Frame 1 (no input): blank canvas, image omitted
Frame 60 (no input): blank canvas, image omitted
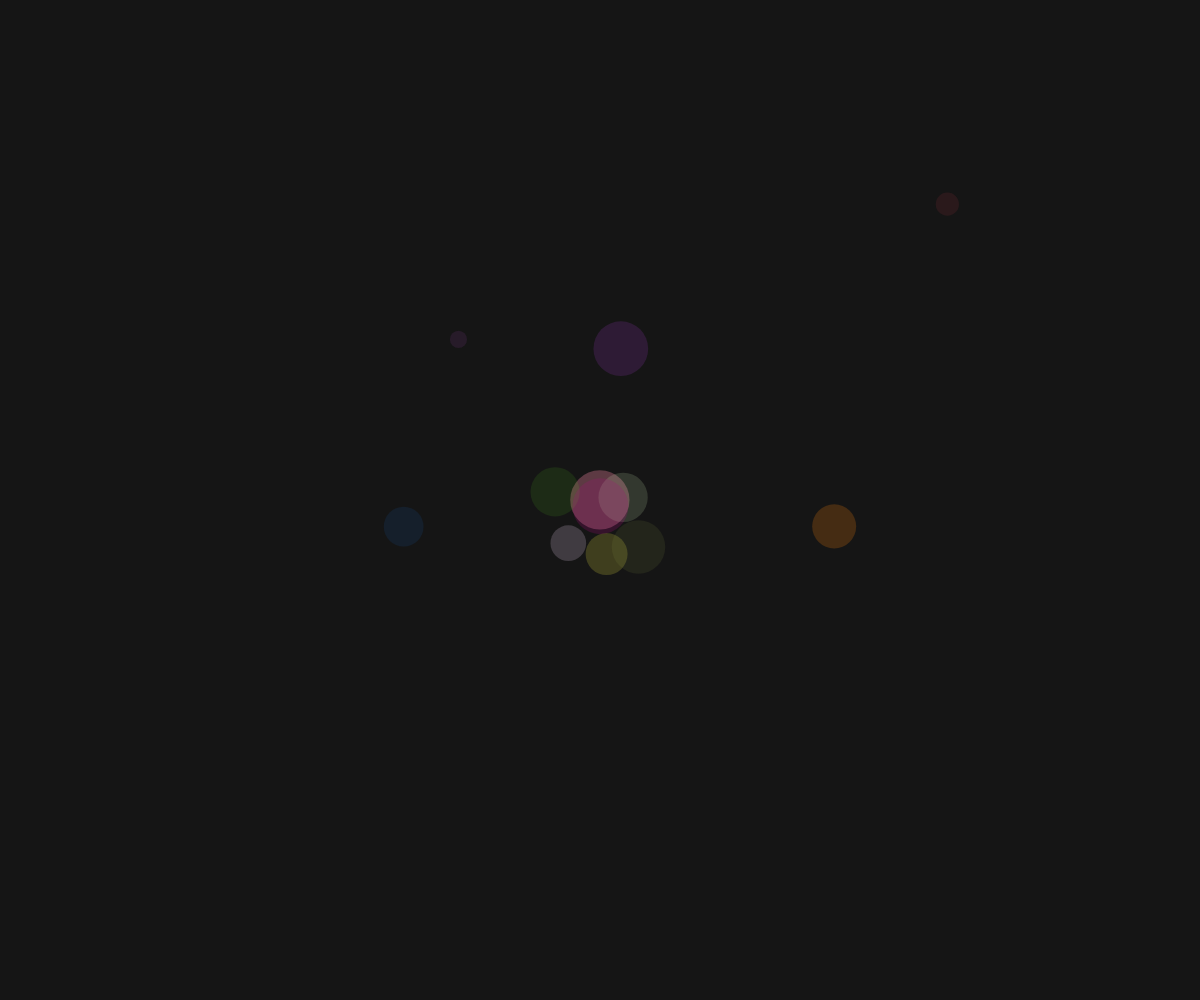
Frame 120 (the mouse pressed at the canvas centre since frame 60)

The p5.js sketch whose frames 1 and 60 were blank and that drew this single picture after the mouse press (run headless with seeded random() and noise() and a simulated clock; from frame 60 on, the mouse is pressed at the canvas centre):

// p5.js sketch
// ── sketch.js
let particles = [];
let gravity;
let emitting = true;

function setup() {
	createCanvas(windowWidth, windowHeight);
	gravity = random(-0.8, -0.2);
	noCursor();
}

function draw() {
	background(21);

	if (emitting && mouseX > 0 && mouseX < windowWidth && mouseY > 0 && mouseY < windowHeight && frameCount % 5 === 0) {
		particles.push(new Charge());
	}

	particles.reverse().forEach((charge, i) => {
		charge.update();
		charge.show();
		if (charge.particle.is_outside_canvas) {
			particles.splice(i, 1);
		}
	});
}

function mouseClicked() {
	if (emitting) {
		emitting = false;
		particles.forEach((charge, i) => {
			charge.to_explode = true;
			charge.explode();
		});
	} else {
		particles.length = 0;
		emitting = true;
	}
}

function Charge() {
	this.particle = new Particle(mouseX, mouseY, 60);
	this.to_explode = false;
	this.charges = [];

	this.update = function(x, y) {
		if (!this.to_explode) {
			this.particle.applyForce(gravity);
			this.particle.update(x, y);
		}
		this.charges.reverse().forEach((charge, i) => {
			charge.applyForce(gravity);
			charge.update();
			if (charge.is_outside_canvas) {
				this.charges.splice(i, 1);
			}
		});
	}

	this.show = function() {
		if (!this.to_explode) {
			this.particle.show();
		}
		this.charges.reverse().forEach((charge, i) => {
			charge.show();
		});
	}

	this.explode = function() {
		for (let i = 0; i < 50; i++) {
			let p = new Particle(this.particle.x, this.particle.y, this.particle.c);
			this.charges.push(p);
		}
	}
}

function Particle(x, y, c) {
	//postion
	this.x = x;
	this.y = y;
	this.is_outside_canvas = false;
	//speed
	this.vx = random(-1, 1);
	this.vy = random(-1, 1);
	this.acc = 0;
	//size
	this.c = c;
	this.shrink = random (-1, -0.01);
	//color
	this.r = random(0, 255);
	this.g = random(0, 255);
	this.b = random(0, 255);
	this.a = random(20, 80);

	this.applyForce = function(force) {
		this.acc += force;
	}

	this.update = function() {
		this.x += this.vx * this.acc;
		this.y += this.vy * this.acc;
		if (this.c > 0) {
			this.c += this.shrink;
		} else if (this.c < 0) {
			this.is_outside_canvas = true;
		}
	}

	this.show = function() {
		stroke(this.r, this.b, this.g, this.a);
		strokeWeight(this.c);
		point(this.x, this.y);
	}

}
